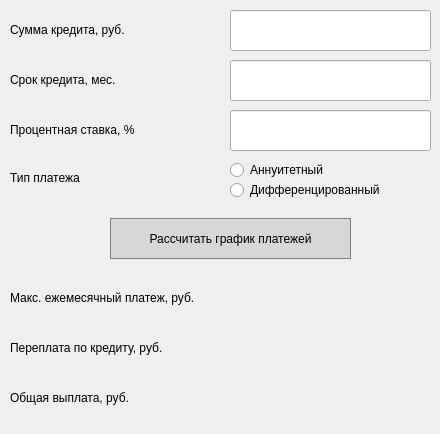
<?xml version="1.0" encoding="UTF-8"?>
<ui version="4.0">
 <class>Credit</class>
 <widget class="QDialog" name="Credit">
  <property name="geometry">
   <rect>
    <x>0</x>
    <y>0</y>
    <width>440</width>
    <height>434</height>
   </rect>
  </property>
  <property name="windowTitle">
   <string>Dialog</string>
  </property>
  <widget class="QLineEdit" name="Sum">
   <property name="geometry">
    <rect>
     <x>230</x>
     <y>10</y>
     <width>201</width>
     <height>41</height>
    </rect>
   </property>
   <property name="font">
    <font>
     <pointsize>20</pointsize>
    </font>
   </property>
   <property name="text">
    <string/>
   </property>
  </widget>
  <widget class="QLabel" name="label">
   <property name="geometry">
    <rect>
     <x>10</x>
     <y>22</y>
     <width>141</width>
     <height>16</height>
    </rect>
   </property>
   <property name="text">
    <string>Сумма кредита, руб.</string>
   </property>
  </widget>
  <widget class="QLineEdit" name="Month">
   <property name="geometry">
    <rect>
     <x>230</x>
     <y>60</y>
     <width>201</width>
     <height>41</height>
    </rect>
   </property>
   <property name="font">
    <font>
     <pointsize>20</pointsize>
    </font>
   </property>
  </widget>
  <widget class="QLabel" name="label_2">
   <property name="geometry">
    <rect>
     <x>10</x>
     <y>72</y>
     <width>141</width>
     <height>16</height>
    </rect>
   </property>
   <property name="text">
    <string>Срок кредита, мес.</string>
   </property>
  </widget>
  <widget class="QLineEdit" name="Proc">
   <property name="geometry">
    <rect>
     <x>230</x>
     <y>110</y>
     <width>201</width>
     <height>41</height>
    </rect>
   </property>
   <property name="font">
    <font>
     <pointsize>20</pointsize>
    </font>
   </property>
  </widget>
  <widget class="QLabel" name="label_3">
   <property name="geometry">
    <rect>
     <x>10</x>
     <y>122</y>
     <width>141</width>
     <height>16</height>
    </rect>
   </property>
   <property name="text">
    <string>Процентная ставка, %</string>
   </property>
  </widget>
  <widget class="QLabel" name="label_4">
   <property name="geometry">
    <rect>
     <x>10</x>
     <y>170</y>
     <width>141</width>
     <height>16</height>
    </rect>
   </property>
   <property name="text">
    <string>Тип платежа</string>
   </property>
  </widget>
  <widget class="QPushButton" name="pushButton_grafs">
   <property name="geometry">
    <rect>
     <x>110</x>
     <y>218</y>
     <width>241</width>
     <height>41</height>
    </rect>
   </property>
   <property name="styleSheet">
    <string notr="true">QPushButton {
  background-color: rgb(215, 215, 215);
  border: 1px solid gray;
}
QPushButton:pressed {
    background-color: qlineargradient(x1: 0, y1: 0, x2: 0, y2: 1,
                                      stop: 0 #BEBEBE, stop: 1 #D7D7D7);
}</string>
   </property>
   <property name="text">
    <string>Рассчитать график платежей</string>
   </property>
  </widget>
  <widget class="QLabel" name="label_5">
   <property name="geometry">
    <rect>
     <x>10</x>
     <y>290</y>
     <width>211</width>
     <height>16</height>
    </rect>
   </property>
   <property name="text">
    <string>Макс. ежемесячный платеж, руб.</string>
   </property>
  </widget>
  <widget class="QLabel" name="label_6">
   <property name="geometry">
    <rect>
     <x>10</x>
     <y>340</y>
     <width>181</width>
     <height>16</height>
    </rect>
   </property>
   <property name="text">
    <string>Переплата по кредиту, руб.</string>
   </property>
  </widget>
  <widget class="QLabel" name="label_7">
   <property name="geometry">
    <rect>
     <x>10</x>
     <y>390</y>
     <width>141</width>
     <height>16</height>
    </rect>
   </property>
   <property name="text">
    <string>Общая выплата, руб.</string>
   </property>
  </widget>
  <widget class="QLabel" name="payment">
   <property name="geometry">
    <rect>
     <x>240</x>
     <y>282</y>
     <width>191</width>
     <height>31</height>
    </rect>
   </property>
   <property name="font">
    <font>
     <pointsize>20</pointsize>
    </font>
   </property>
   <property name="text">
    <string/>
   </property>
  </widget>
  <widget class="QLabel" name="over">
   <property name="geometry">
    <rect>
     <x>240</x>
     <y>334</y>
     <width>191</width>
     <height>31</height>
    </rect>
   </property>
   <property name="font">
    <font>
     <pointsize>20</pointsize>
    </font>
   </property>
   <property name="text">
    <string/>
   </property>
  </widget>
  <widget class="QLabel" name="total">
   <property name="geometry">
    <rect>
     <x>240</x>
     <y>382</y>
     <width>191</width>
     <height>31</height>
    </rect>
   </property>
   <property name="font">
    <font>
     <pointsize>20</pointsize>
    </font>
   </property>
   <property name="text">
    <string/>
   </property>
  </widget>
  <widget class="QRadioButton" name="Diff">
   <property name="geometry">
    <rect>
     <x>230</x>
     <y>180</y>
     <width>169</width>
     <height>20</height>
    </rect>
   </property>
   <property name="text">
    <string>Дифференцированный</string>
   </property>
  </widget>
  <widget class="QRadioButton" name="Annuitet">
   <property name="geometry">
    <rect>
     <x>230</x>
     <y>160</y>
     <width>109</width>
     <height>20</height>
    </rect>
   </property>
   <property name="text">
    <string>Аннуитетный</string>
   </property>
  </widget>
 </widget>
 <resources/>
 <connections/>
</ui>
